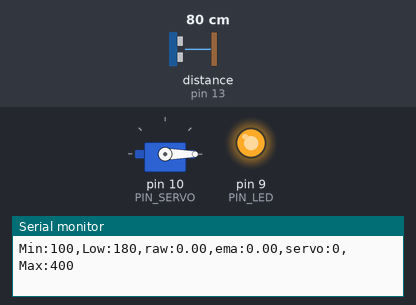
The sketch below on a simulated Arduino Uno, built with avr-gcc and run on an emulated ATmega328P. On the bench: servo, output pins drawn as LEDs (lit = HIGH), the last lines printed to the serial monitor. Wiring (inferred from the names in the program): ultrasonic range finder: trigger pin 12; echo pin 13. Inputs (shaded band) come from the test bench; at power-on: distance to the obstacle (sensor on pin 13) 80 cm. The echo pulse lasts 58.3 µs per cm; pins used as bus, display or sensor lines are not drawn.

Above: at 1.2 s.
1.3 s: distance to the obstacle (sensor on pin 13) set to 18 cm
At 1.55 s:
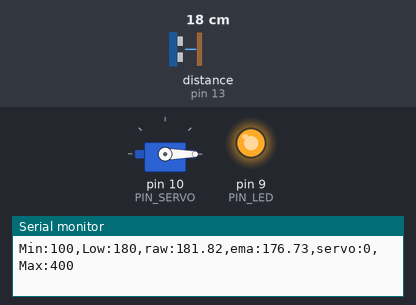
2.9 s: distance to the obstacle (sensor on pin 13) set to 35 cm
At 3.25 s:
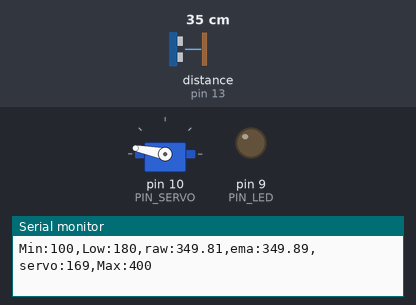
5.9 s: distance to the obstacle (sensor on pin 13) set to 2 cm
At 7.0 s:
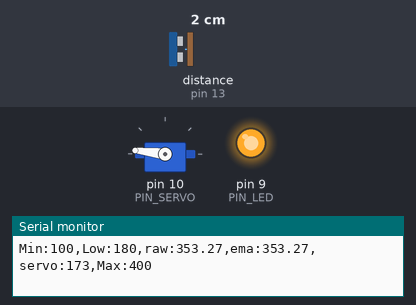
7.4 s: distance to the obstacle (sensor on pin 13) set to 18 cm
At 7.74 s:
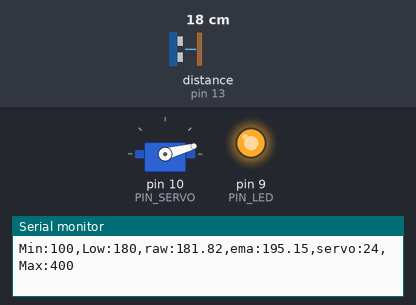
Timing chart, 0 to 10.3 s (numbered marks = the images above; inputs shaded):
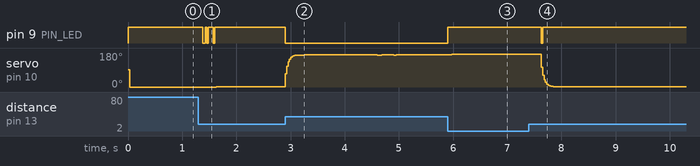

The sketch:

11P07.ino
```cpp
#include <Servo.h>

// Arduino pin assignment
#define PIN_LED 9
#define PIN_SERVO 10
#define PIN_TRIG 12
#define PIN_ECHO 13

// configurable parameters
#define SND_VEL 346.0 // sound velocity at 24 celsius degree (unit: m/s)
#define INTERVAL 25 // sampling interval (unit: ms)
#define _DIST_MIN 180 // minimum distance to be measured (unit: mm)
#define _DIST_MAX 360 // maximum distance to be measured (unit: mm)

#define _DUTY_MIN 550 // servo full clockwise position (0 degree)
#define _DUTY_NEU 1480 // servo neutral position (90 degree)
#define _DUTY_MAX 2400 // servo full counterclockwise position (180 degree)

#define _DIST_ALPHA 0.4 // EMA weight of new sample (range: 0 to 1). Setting this value to 1 effectively disables EMA filter.

// global variables
float timeout; // unit: us
float dist_min, dist_max, dist_raw, dist_prev, dist_ema, alpha, b_dist_ema, b_dist_raw; // unit: mm
unsigned long last_sampling_time; // unit: ms
float scale; // used for pulse duration to distance conversion
Servo myservo;
int angle;

void setup() {
// initialize GPIO pins
  pinMode(PIN_LED,OUTPUT);
  pinMode(PIN_TRIG,OUTPUT);
  digitalWrite(PIN_TRIG, LOW);
  pinMode(PIN_ECHO,INPUT);

  myservo.attach(PIN_SERVO);
  myservo.writeMicroseconds(_DUTY_NEU);

// initialize USS related variables
  dist_min = _DIST_MIN;
  dist_max = _DIST_MAX;
  timeout = (INTERVAL / 2) * 1000.0; // precalculate pulseIn() timeout value. (unit: us)
  dist_raw = dist_prev = 0.0; // raw distance output from USS (unit: mm)
  scale = 0.001 * 0.5 * SND_VEL;
  alpha = _DIST_ALPHA;

// initialize serial port
  Serial.begin(57600);

// initialize last sampling time
  last_sampling_time = 0;

  digitalWrite(PIN_LED, HIGH);
}

void loop() {
// wait until next sampling time.
// millis() returns the number of milliseconds since the program started. Will overflow after 50 days.
  if(millis() < last_sampling_time + INTERVAL) return;

// get a distance reading from the USS
  b_dist_ema = dist_ema;
  b_dist_raw = dist_raw;
  dist_raw = USS_measure(PIN_TRIG,PIN_ECHO);
  if(dist_raw==dist_min||dist_raw==dist_max){
    dist_raw = b_dist_raw;
  }
  dist_ema = alpha*dist_raw + (1-alpha)*b_dist_ema;

// output the read value to the serial port
  Serial.print("Min:100,Low:180,raw:");
  Serial.print(dist_raw);
  Serial.print(",ema:");
  Serial.print(dist_ema);
  Serial.print(",servo:");
  Serial.print(myservo.read());
  Serial.println(",Max:400");

// adjust servo position according to the USS read value
  angle = dist_ema-180;
  myservo.write(angle);
  // add your code here!

// update last sampling time
  last_sampling_time += INTERVAL;
}

// get a distance reading from USS. return value is in millimeter.
float USS_measure(int TRIG, int ECHO)
{
  float reading;
  digitalWrite(TRIG, HIGH);
  delayMicroseconds(10);
  digitalWrite(TRIG, LOW);

  reading = pulseIn(ECHO, HIGH, timeout) * scale; // unit: mm
  if(reading < dist_min){
    reading = dist_min; // return 0 when out of range.
    digitalWrite(PIN_LED, HIGH);
  }
  else if(reading > dist_max){
    reading = dist_max; // return 0 when out of range.
    digitalWrite(PIN_LED, HIGH);
  }
  else digitalWrite(PIN_LED, LOW);

  if(reading == 0.0) reading = dist_prev;
  else dist_prev = reading;

  return reading;
}
```

Measured:
- after the input at 1.3 s, pin 9 (PIN_LED): goes LOW 0.05 s, HIGH 0.03 s, LOW 0.02 s, HIGH 0.10 s, LOW 0.02 s, then HIGH, starting after 0.08 s; servo on pin 10 (PIN_SERVO): 0° → 1° after 0.33 s
- after the input at 2.9 s, pin 9 (PIN_LED): HIGH → LOW at once
- after the input at 5.9 s, pin 9 (PIN_LED): LOW → HIGH at once
- after the input at 7.4 s, pin 9 (PIN_LED): HIGH → LOW after 0.23 s, → HIGH 0.02 s later; servo on pin 10 (PIN_SERVO): moves from 173° to 1° over 0.32 s, starting after 0.23 s
